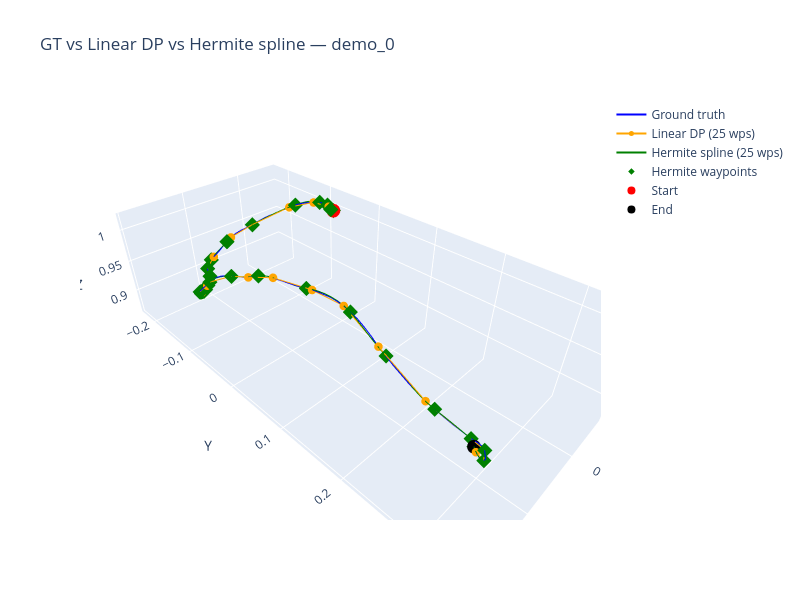

This figure's notebook cell:
### Code cell
hermite_wps = sorted(set(hermite_wps + [0]))
demo_id = "demo_0"
method  = "dp"

with h5py.File(demo_path, "r") as f:
    eef_positions  = np.array(f[f"data/{demo_id}/abs_obs/robot0_eef_pos"][:])
    gt_vel         = np.array(f[f"data/{demo_id}/abs_obs/robot0_eef_vel_lin"][:]) * 0.05
    waypoint_indices = np.array(f[f"data/{demo_id}/waypoints_{method}"][:], dtype=int)

waypoint_positions = eef_positions[waypoint_indices]

# build hermite spline reconstruction
hermite_pred = np.zeros_like(eef_positions)
for i in range(len(hermite_wps) - 1):
    s, e   = hermite_wps[i], hermite_wps[i+1]
    spline = CubicHermiteSpline(
        np.array([s, e]),
        eef_positions[[s, e]],
        gt_vel[[s, e]]
    )
    t_eval = np.arange(s, e+1)
    hermite_pred[t_eval] = spline(t_eval)

hermite_positions = eef_positions[hermite_wps]

# traces
full_traj = go.Scatter3d(
    x=eef_positions[:, 0], y=eef_positions[:, 1], z=eef_positions[:, 2],
    mode='lines', line=dict(color='blue', width=2), name='Ground truth'
)
linear_wp = go.Scatter3d(
    x=waypoint_positions[:, 0], y=waypoint_positions[:, 1], z=waypoint_positions[:, 2],
    mode='markers+lines', marker=dict(size=5, color='orange'), line=dict(color='orange', width=2),
    name=f'Linear DP ({len(waypoint_indices)} wps)'
)
hermite_traj = go.Scatter3d(
    x=hermite_pred[:, 0], y=hermite_pred[:, 1], z=hermite_pred[:, 2],
    mode='lines', line=dict(color='green', width=2), name=f'Hermite spline ({len(hermite_wps)} wps)'
)
hermite_wp = go.Scatter3d(
    x=hermite_positions[:, 0], y=hermite_positions[:, 1], z=hermite_positions[:, 2],
    mode='markers', marker=dict(size=5, color='green', symbol='diamond'),
    name='Hermite waypoints'
)
start_point = go.Scatter3d(
    x=[eef_positions[0, 0]], y=[eef_positions[0, 1]], z=[eef_positions[0, 2]],
    mode='markers', marker=dict(size=8, color='red'), name='Start'
)
end_point = go.Scatter3d(
    x=[eef_positions[-1, 0]], y=[eef_positions[-1, 1]], z=[eef_positions[-1, 2]],
    mode='markers', marker=dict(size=8, color='black'), name='End'
)

fig = go.Figure(data=[full_traj, linear_wp, hermite_traj, hermite_wp, start_point, end_point])
fig.update_layout(
    scene=dict(xaxis_title='X', yaxis_title='Y', zaxis_title='Z'),
    title=f'GT vs Linear DP vs Hermite spline — {demo_id}',
    width=800, height=600
)
fig.show()
